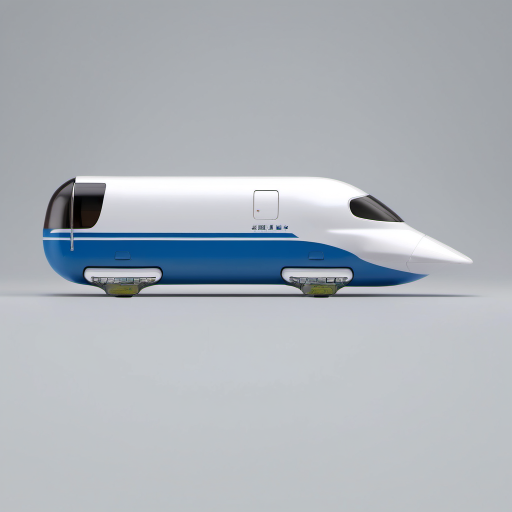
#> input picture try-out/shinkansen_0_t2i_refine/output/target_side_reference.png, 1024 x 1024 px (shown at 1/2 size)
$ python -i compute_silhouette_iou.py   (imports and definitions only)
#> lines starting #> are read from the running program, lines starting #| are printed output that depends on the picture; after the words box and inside, x2 and y2 are one past the last pixel; in counts of white or black regions, pixels touching at a corner belong together
"""
シルエットIoU簡易計測スクリプト。

現行Blenderレンダー(側面図、RGBA透過)とt2i目標画像(グレー背景の単一車両写真)の車両
シルエットを簡易的に二値マスク化し、外接矩形基準でラフに位置合わせしたうえで
IoU(Intersection over Union)を計算する。

方針（深追いしない）:
- render側: alphaチャンネルを閾値二値化するだけ（transparent PNGなので厳密に前景/背景が分かる）
- target側: rembg等の学習済み背景除去モデルは導入せず、背景色（四隅から推定）との色距離を
  Otsu二値化し、最大連結成分だけを残す軽量な方法で代替する
- アライメント: ICP等の厳密な位置合わせは行わず、各マスクの外接矩形で切り出して
  同じ正方形キャンバスへリサイズする（アスペクト比は保持しない）ラフな正規化のみ
- 数値は「近づき方の傾向を掴むための参考値」であり、厳密なピクセル対応・形状一致度の
  正確な測定ではない点に注意（README参照）

Usage:
    python compute_silhouette_iou.py <render_png> [--target <target_png>] [--label round0]
"""
from __future__ import annotations

import argparse
from pathlib import Path

import cv2
import numpy as np
from PIL import Image

SCRIPT_DIR = Path(__file__).resolve().parent
DEFAULT_TARGET = SCRIPT_DIR / "output" / "target_side_reference.png"
CANVAS_SIZE = 512  # 位置合わせ後の共通キャンバスサイズ


# [7 lines left out: function render_mask_from_rgba, not called in this run]


def target_mask_from_photo(path: Path) -> np.ndarray:
    """グレー背景の単一車両写真から、背景色との色距離+Otsu二値化+最大連結成分抽出で
    車両シルエットマスクを作る簡易手法（rembg等の学習済みモデルは使わない）。
    """
#> called with path = 'output/target_side_reference.png'
    img = Image.open(path).convert("RGB")
#> img is the input picture: PIL image 1024x1024 RGB; mean R, G, B 172.7, 178.9, 185.8
    arr = np.array(img).astype(np.float32)
    h, w = arr.shape[:2]
#> h = 1024; w = 1024

    # 背景色を四隅の平均から推定(コーナーはほぼ確実に背景)
    corner_size = max(4, min(h, w) // 20)
#> corner_size = 51
    corners = np.concatenate([
        arr[:corner_size, :corner_size].reshape(-1, 3),
        arr[:corner_size, -corner_size:].reshape(-1, 3),
        arr[-corner_size:, :corner_size].reshape(-1, 3),
        arr[-corner_size:, -corner_size:].reshape(-1, 3),
    ], axis=0)
    bg_color = corners.mean(axis=0)
#> bg_color = [172.8, 176.5, 180.8]

    # 背景色からの色距離(ユークリッド距離)
    dist = np.linalg.norm(arr - bg_color, axis=2)
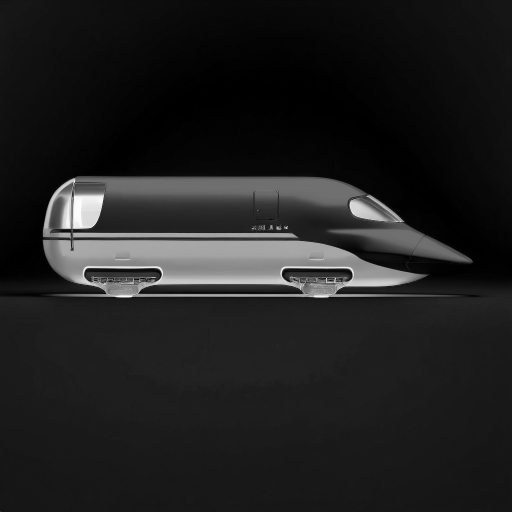
#> dist: shape (1024, 1024) float32 (shown at 1/2 size); min 0.533, max 306.1, mean 38.8; drawn with min black and max white
    dist_u8 = np.clip(dist, 0, 255).astype(np.uint8)
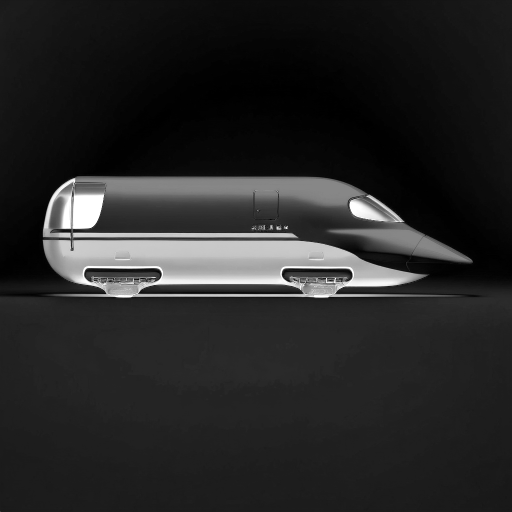
#> dist_u8: shape (1024, 1024) (shown at 1/2 size); min 0, max 255, mean 38.2

    # Otsuで色距離を二値化(前景/背景の閾値を自動決定)
    _, binary = cv2.threshold(dist_u8, 0, 255, cv2.THRESH_BINARY + cv2.THRESH_OTSU)
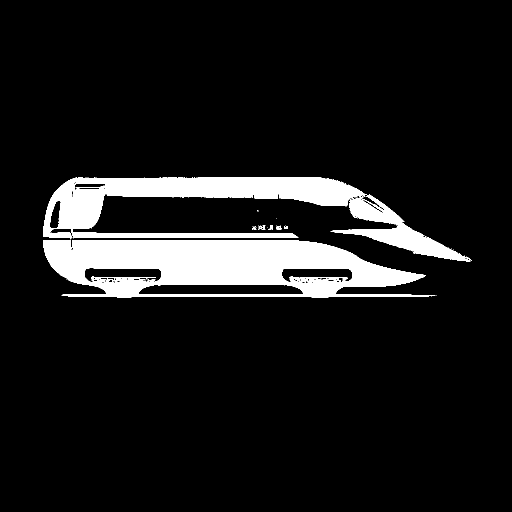
#> binary: shape (1024, 1024) (shown at 1/2 size); 9.7% white; 64 white regions (53 under 20 px), largest, box (x1, y1, x2, y2) and area: (86, 480, 871, 595) 57634, (86, 354, 734, 479) 29916, (661, 389, 944, 523) 9904

    # 最大連結成分のみ残す(影・ノイズの小片を除去)
    num_labels, labels, stats, _ = cv2.connectedComponentsWithStats(binary, connectivity=8)
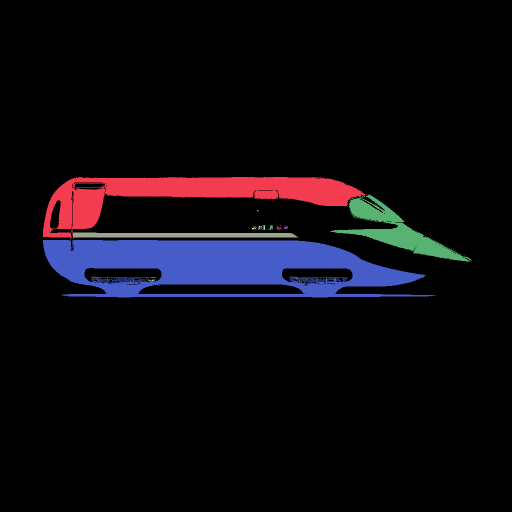
#> labels: shape (1024, 1024) int32 (shown at 1/2 size); 65 distinct labels, from 0 to 64; one colour per label, 0 black
#> num_labels = 65; stats = 65 rows, first 6: [0, 0, 1024, 1024, 946680], [86, 354, 648, 125, 29916], [156, 354, 10, 1, 10], [171, 354, 2, 1, 2], [177, 354, 1, 1, 1], [289, 354, 1, 1, 1]
    if num_labels <= 1:
        return binary  # 前景が見つからない場合はそのまま返す
    largest_label = 1 + int(np.argmax(stats[1:, cv2.CC_STAT_AREA]))
#> largest_label = 51
    mask = (labels == largest_label).astype(np.uint8) * 255
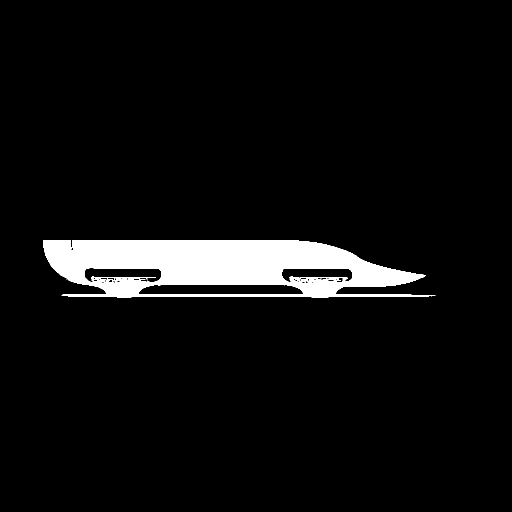
#> mask: shape (1024, 1024) (shown at 1/2 size); 5.5% white; 1 white region, box (x1, y1, x2, y2) and area: (86, 480, 871, 595) 57634
    return mask


# [65 lines left out: functions bbox_of, normalize_to_bbox, compute_iou, save_overlay, main, not called in this run]


# [2 lines not run here, left out]

>>> result = target_mask_from_photo('output/target_side_reference.png')
